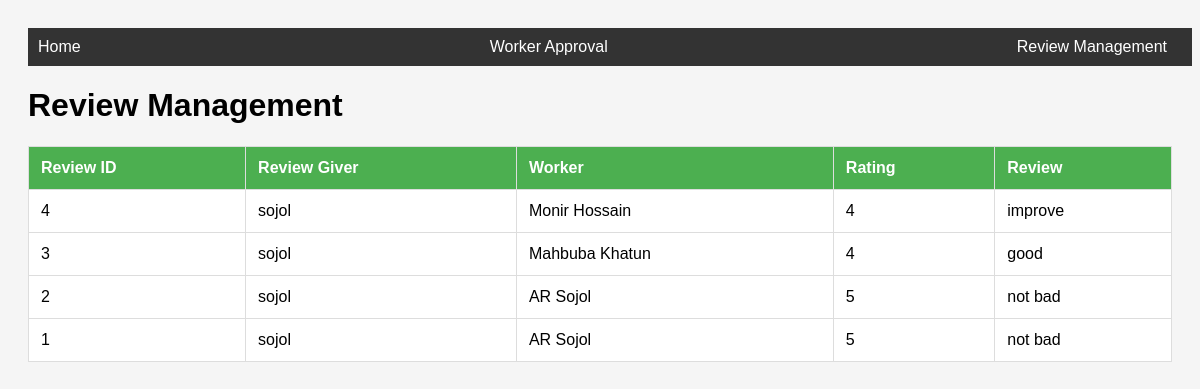
Page /review_handle.php on the committed database.
### tables this page shows
CREATE TABLE `reviews` (
  `review_id` int(11) NOT NULL,
  `user_id` int(11) DEFAULT NULL,
  `worker_id` int(11) DEFAULT NULL,
  `rating` tinyint(4) DEFAULT NULL CHECK (`rating` between 1 and 5),
  `review_text` text DEFAULT NULL,
  `created_at` datetime DEFAULT current_timestamp(),
  `flagged` tinyint(1) DEFAULT 0
);

CREATE TABLE `users` (
  `user_id` int(11) NOT NULL,
  `name` varchar(100) NOT NULL,
  `email` varchar(150) DEFAULT NULL,
  `password` varchar(255) NOT NULL,
  `phone` varchar(15) NOT NULL,
  `created_at` datetime DEFAULT current_timestamp(),
  `Role` varchar(20) DEFAULT NULL,
  `image` mediumblob DEFAULT NULL,
  `address` varchar(30) DEFAULT NULL
);

CREATE TABLE `workers` (
  `worker_id` int(11) NOT NULL,
  `name` varchar(100) NOT NULL,
  `phone` varchar(15) NOT NULL,
  `email` varchar(150) DEFAULT NULL,
  `address` text DEFAULT NULL,
  `specialty` varchar(100) NOT NULL,
  `experience_years` int(11) DEFAULT NULL,
  `bio` text DEFAULT NULL,
  `hourly_rate` decimal(10,2) DEFAULT NULL,
  `profile_photo` mediumblob DEFAULT NULL,
  `created_at` datetime DEFAULT current_timestamp(),
  `Status` varchar(20) DEFAULT NULL,
  `password` varchar(255) DEFAULT NULL,
  `specialty_id` int(11) DEFAULT NULL,
  `approved` tinyint(1) DEFAULT NULL
);

### review_handle.php (the view, shortened to what this page needs)
<?php
include 'db.php';
$query = "
    SELECT r.review_id, r.review_text, r.rating, u.name AS user_name, w.name AS worker_name
    FROM reviews r
    JOIN users u ON r.user_id = u.user_id
    JOIN workers w ON r.worker_id = w.worker_id
    ORDER BY r.created_at DESC
";
$reviews = $pdo->query($query)->fetchAll(PDO::FETCH_ASSOC);
?>
<!DOCTYPE html>
<html lang="en">
<head>
</head>
<body>
    <div class="navbar">
        <a href="admin_dashboard.php">Home</a>
        <a href="worker_approval.php">Worker Approval</a>
        <a href="review_handle.php">Review Management</a>
    </div>
    <h1>Review Management</h1>
    <table>
        <tr>
            <th>Review ID</th>
            <th>Review Giver</th>
            <th>Worker</th>
            <th>Rating</th>
            <th>Review</th>
        </tr>
        <?php foreach ($reviews as $review): ?>
            <tr>
               <td><?= htmlspecialchars($review['review_id']) ?></td>
                <td><?= htmlspecialchars($review['user_name']) ?></td>
                <td><?= htmlspecialchars($review['worker_name']) ?></td>
                <td><?= htmlspecialchars($review['rating']) ?></td>
                <td><?= htmlspecialchars($review['review_text']) ?></td>
            </tr>
        <?php endforeach; ?>
    </table>
</body>
</html>

### review_handle.php (style rules this page uses)
body { background-color: rgb(245, 245, 245); font-family: Arial, sans-serif; padding: 20px; }
.navbar { background-color: #333; color: white; position: sticky; top: 0; width: 100%; padding: 10px; z-index: 1000; display: flex; justify-content: space-between; }
.navbar a { color: white; text-decoration: none; margin-right: 15px; }
table { width: 100%; border-collapse: collapse; margin: 20px 0; }
table, th, td { border: 1px solid #ddd; }
th, td { padding: 12px; text-align: left; }
th { background-color: #4CAF50; color: white; }
td { background-color: #fff; }

### rows in the picture
reviews: review_id "4", user.name "sojol", worker.name "Monir Hossain", rating "4", review_text "improve"
reviews: review_id "3", user.name "sojol", worker.name "Mahbuba Khatun", rating "4", review_text "good"
reviews: review_id "2", user.name "sojol", worker.name "AR Sojol", rating "5", review_text "not bad"
reviews: review_id "1", user.name "sojol", worker.name "AR Sojol", rating "5", review_text "not bad"
